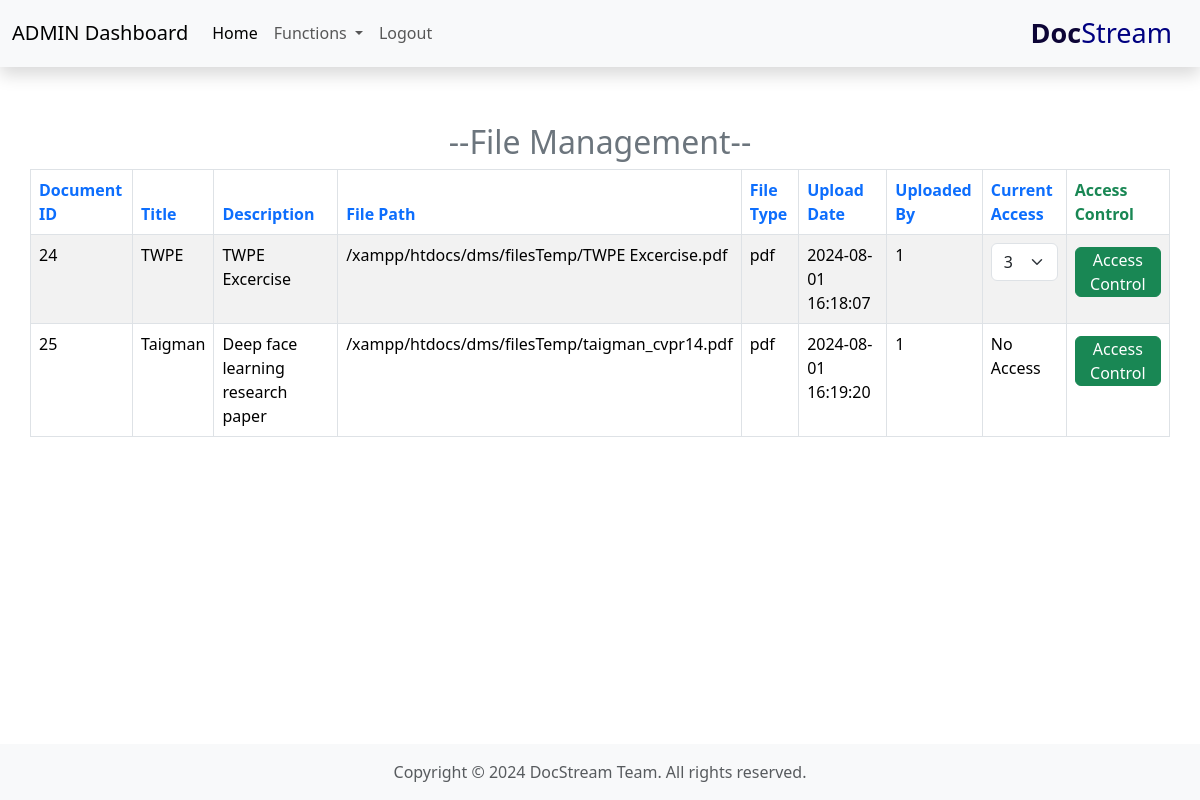
The page /admin/adminFun/fileManagement/fileManagement.php on the database as committed earlier.
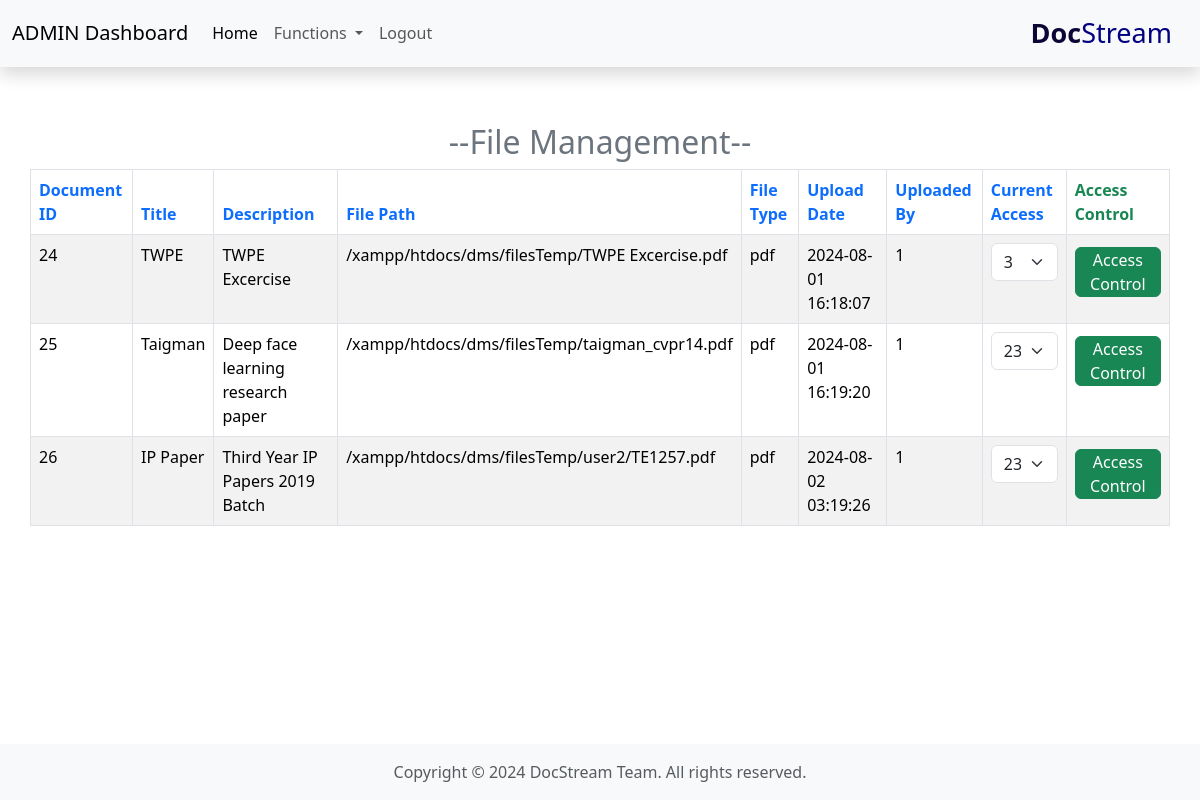
The same page on the database as committed later.
### tables this page shows
CREATE TABLE `documents` (
  `document_id` int(11) NOT NULL,
  `title` varchar(255) NOT NULL,
  `description` text DEFAULT NULL,
  `file_path` varchar(255) NOT NULL,
  `file_type` varchar(50) NOT NULL,
  `upload_date` timestamp NOT NULL DEFAULT current_timestamp(),
  `uploaded_by` int(11) DEFAULT NULL,
  `status` enum('Active','Archived') DEFAULT 'Active'
);

### admin/adminFun/fileManagement/fileManagement.php (the view, shortened to what this page needs)
<?php
include '/xampp/htdocs/dms/partials/_dbconnect.php';
?>
<!DOCTYPE html>
<html lang="en">
<head>
    <link rel="stylesheet" href="https://cdn.datatables.net/2.1.0/css/dataTables.dataTables.css" />
    <link href="https://cdn.jsdelivr.net/npm/bootstrap@5.3.3/dist/css/bootstrap.min.css" rel="stylesheet">
</head>
<body>
    <?php include '/xampp/htdocs/dms/admin/adminExtra/_Aheader.php'; ?>
    <div class="card-body container mt-5 mb-2 pt-2 pb-2 pl-5 pr-5">
        <h2 class="text-center text-secondary">--File Management--</h2>
        <table id="myTable" class="table table-striped table-bordered">
            <thead>
                <tr>
                    <th class="text-primary">Document ID</th>
                    <th class="text-primary">Title</th>
                    <th class="text-primary">Description</th>
                    <th class="text-primary">File Path</th>
                    <th class="text-primary">File Type</th>
                    <th class="text-primary">Upload Date</th>
                    <th class="text-primary">Uploaded By</th>
                    <th class="text-primary">Current Access</th>
                    <th class="text-success">Access Control</th>
                </tr>
            </thead>
            <tbody>
                <?php
                $sql = "SELECT d.*,
                               GROUP_CONCAT(ac.user_id SEPARATOR ',') AS access_user_ids
                        FROM `documents` d
                        LEFT JOIN `access_control` ac ON d.document_id = ac.document_id
                        GROUP BY d.document_id";
                $result = mysqli_query($conn, $sql);
                while ($row = mysqli_fetch_assoc($result)) {
                    $accessDropdown = '';
                    if ($row['access_user_ids']) {
                        $accessUserIds = explode(',', $row['access_user_ids']);
                        $accessDropdown = '<select class="form-select">';
                        foreach ($accessUserIds as $userId) {
                            $accessDropdown .= '<option>' . $userId . '</option>';
                        }
                        $accessDropdown .= '</select>';
                    } else {
                        $accessDropdown = 'No Access';
                    }
                    echo '<tr>
                            <td>' . $row["document_id"] . '</td>
                            <td>' . $row["title"] . '</td>
                            <td>' . $row["description"] . '</td>
                            <td>' . $row["file_path"] . '</td>
                            <td>' . $row["file_type"] . '</td>
                            <td>' . $row["upload_date"] . '</td>
                            <td>' . $row["uploaded_by"] . '</td>
                            <td>' . $accessDropdown . '</td>
                            <td><a href="accessControl.php?document_id=' . $row["document_id"] . '" class="btn btn-success mt-1 pb-0 pt-0">Access Control</a></td>
                        </tr>';
                }
                ?>
            </tbody>
        </table>
    </div>
    <div style="margin-top: auto;">
        <?php require '/xampp/htdocs/dms/partials/_footer.php'; ?>
    </div>
</body>
</html>

Rows that differ between the two databases and show on the page:
shown differently, row unchanged: documents "Taigman": value (not shown) → "23"; accessDropdown "No Access" → (not shown)
added documents: document_id "26", title "IP Paper", description "Third Year IP Papers 2019 Batch", file_path "/xampp/htdocs/dms/filesTemp/user2/TE1257.pdf", file_type "pdf", upload_date "2024-08-02 03:19:26", uploaded_by "1"
